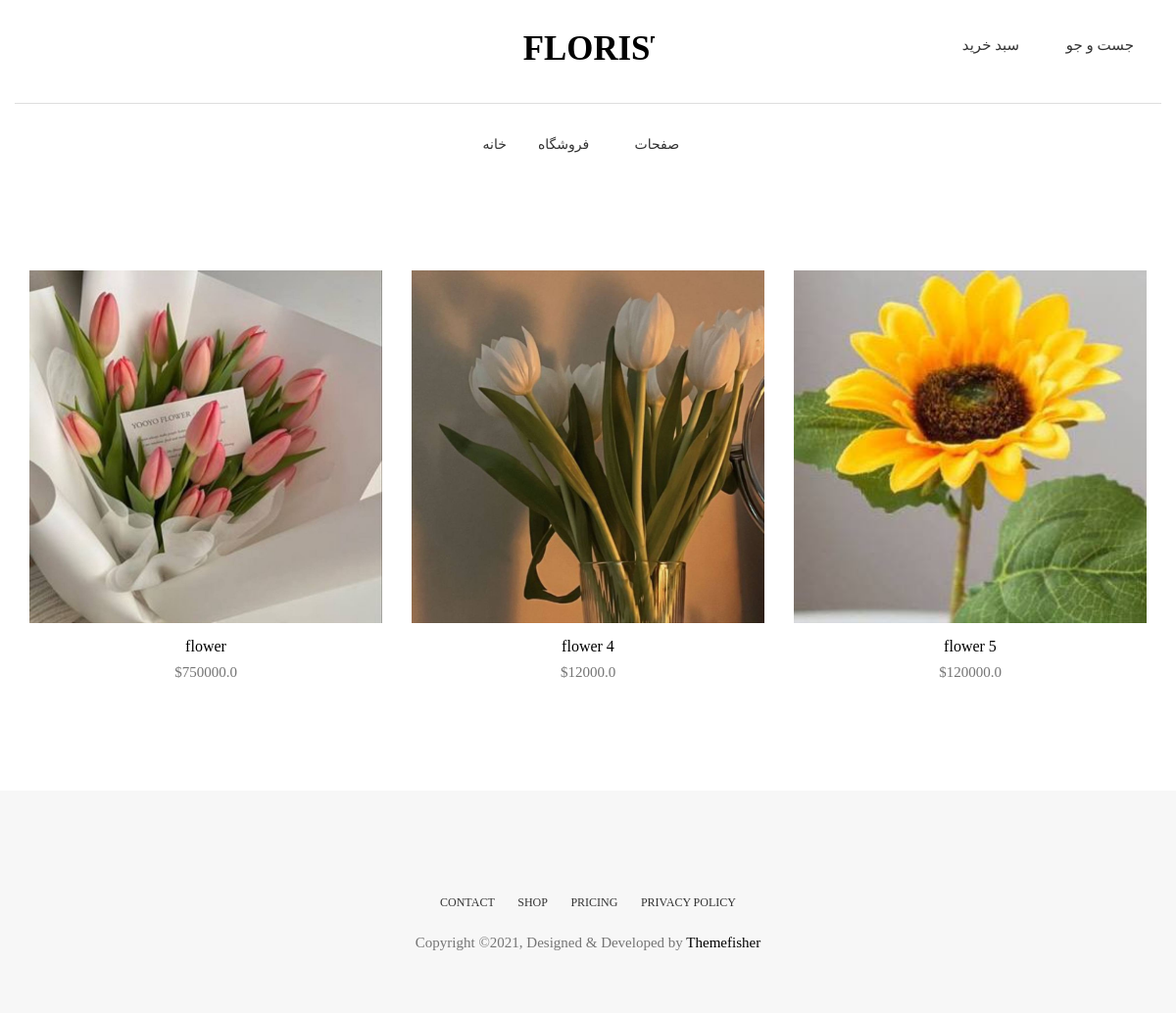
Screenshot of /category/greenflower/ with the database file from the repository.
### web/models.py (models this page shows, shortened)
class Product(models.Model):
    STATUS = (
    ('y', 'Yes'),
    ('n', 'No'),
    )
    name = models.CharField(max_length=200)
    category = models.ManyToManyField(Category, null=True, blank=True, related_name="product")
    price = models.FloatField()
    image = models.ImageField(upload_to='images/')
    info = models.TextField(default='')
    quantety = models.IntegerField()
    collaction = models.CharField(max_length=200, null=True, blank=True)
    slug = models.SlugField(max_length=80, unique=True)
    trend = models.CharField(max_length=1, choices=STATUS)
    class Meta:
        verbose_name_plural = "محصولات"
        verbose_name = "محصولات"

### web/views.py (the view)
# urls.py: path('category/<slug:slug>/', views.categoryList, name='category_list'),
def categoryList(request, slug):
    category = get_object_or_404(Category, slug=slug, status=True)
    allcategory = Category.objects.all()
    if request.user.is_authenticated:
        customer = request.user.customer
        order, created = Order.objects.get_or_create(customer=customer, complete=False)
        items = order.orderitem_set.all()
        cartItem = order.get_cart_items
    else:
        items = []
        order = {
            'get_cart_total':0,
        }
        cartItem = ''
    product = Product.objects.all()
    context = {
        'items' : items,
        'order' : order,
        'cartItems' : cartItem,
        'products' : product,
        'cartItems' : cartItem,
        'category' : category,
        'categories' : allcategory,
    }
    return render(request, 'category.html', context=context)

### templates/category.html (shortened to what this page needs)
{% load static %}
<!DOCTYPE html>
<html lang="en">
<head>
  <link rel="stylesheet" href="{% static 'plugins/themefisher-font/style.css' %}">
  <link rel="stylesheet" href="{% static 'plugins/bootstrap/css/bootstrap.min.css' %}">
  <link rel="stylesheet" href="{% static 'plugins/animate/animate.css' %}">
  <link rel="stylesheet" href="{% static 'plugins/slick/slick.css' %}">
  <link rel="stylesheet" href="{% static 'plugins/slick/slick-theme.css' %}">
  <link rel="stylesheet" href="{% static 'css/style.css' %}">
</head>
<body id="body">
<section class="top-header">
	<div class="container">
		<div class="row">
			<div class="col-md-4 col-xs-12 col-sm-4">
				<div class="contact-number">
					<i class="tf-ion-ios-telephone"></i>
				</div>
			</div>
			<div class="col-md-4 col-xs-12 col-sm-4">
				<div class="logo text-center">
					<a href="{% url 'web:index' %}">
						<svg width="135px" height="29px" viewBox="0 0 155 29" version="1.1" xmlns="http://www.w3.org/2000/svg"
							xmlns:xlink="http://www.w3.org/1999/xlink">
							<g id="Page-1" stroke="none" stroke-width="1" fill="none" fill-rule="evenodd" font-size="40"
								font-family="AustinBold, Austin" font-weight="bold">
								<g id="Group" transform="translate(-108.000000, -297.000000)" fill="#000000">
									<text id="AVIATO">
										<tspan x="108.94" y="325">FLORIST</tspan>
									</text>
								</g>
							</g>
						</svg>
					</a>
				</div>
			</div>
			<div class="col-md-4 col-xs-12 col-sm-4">
				<ul class="top-menu text-right list-inline">
					<li class="dropdown cart-nav dropdown-slide">
						<a href="#!" class="dropdown-toggle" data-toggle="dropdown" data-hover="dropdown"><i
								class="tf-ion-android-cart"></i>  سبد خرید </a>
					</li>
					<li class="dropdown search dropdown-slide">
						<a href="#!" class="dropdown-toggle" data-toggle="dropdown" data-hover="dropdown"><i
								class="tf-ion-ios-search-strong"></i> جست و جو </a>
					</li>
				</ul>
			</div>
		</div>
	</div>
</section>
<section class="menu">
	<nav class="navbar navigation">
		<div class="container">
			<div id="navbar" class="navbar-collapse collapse text-center">
				<ul class="nav navbar-nav">
					<li class="dropdown ">
						<a href="{% url 'web:index' %}">خانه</a>
					</li>
					<li class="dropdown dropdown-slide">
						<a href="{% url 'web:shop' %}" class="dropdown-toggle" data-toggle="dropdown" data-hover="dropdown" data-delay="350"
							role="button" aria-haspopup="true" aria-expanded="false">فروشگاه <span
								class="tf-ion-ios-arrow-down"></span></a>
					</li>
					<li class="dropdown full-width dropdown-slide">
						<a href="#!" class="dropdown-toggle" data-toggle="dropdown" data-hover="dropdown" data-delay="350"
							role="button" aria-haspopup="true" aria-expanded="false">صفحات <span
								class="tf-ion-ios-arrow-down"></span></a>
					</li>
				</ul>
			</div>
		</div>
	</nav>
</section>
<section class="products section">
	<div class="container">
		<div class="row">
			{% for product in category.product.all %}
			<div class="col-md-4">
				<div class="product-item">
					<div class="product-thumb">
						<img class="img-responsive" src="{{product.image.url}}" alt="product-img" />
					</div>
					<div class="product-content">
						<h4><a href="{% url 'web:detailproduct' product.slug %}">{{product.name}}</a></h4>
						<p class="price">${{product.price}}</p>
					</div>
				</div>
			</div>
			{% endfor %}
		</div>
	</div>
</section>
<footer class="footer section text-center">
	<div class="container">
		<div class="row">
			<div class="col-md-12">
				<ul class="social-media">
					<li>
						<a href="https://www.facebook.com/themefisher">
							<i class="tf-ion-social-facebook"></i>
						</a>
					</li>
					<li>
						<a href="https://www.instagram.com/themefisher">
							<i class="tf-ion-social-instagram"></i>
						</a>
					</li>
					<li>
						<a href="https://www.twitter.com/themefisher">
							<i class="tf-ion-social-twitter"></i>
						</a>
					</li>
					<li>
						<a href="https://www.pinterest.com/themefisher/">
							<i class="tf-ion-social-pinterest"></i>
						</a>
					</li>
				</ul>
				<ul class="footer-menu text-uppercase">
					<li>
						<a href="contact.html">CONTACT</a>
					</li>
					<li>
						<a href="shop.html">SHOP</a>
					</li>
					<li>
						<a href="pricing.html">Pricing</a>
					</li>
					<li>
						<a href="contact.html">PRIVACY POLICY</a>
					</li>
				</ul>
				<p class="copyright-text">Copyright &copy;2021, Designed &amp; Developed by <a href="https://themefisher.com/">Themefisher</a></p>
			</div>
		</div>
	</div>
</footer>
  </body>
  </html>

### static/css/style.css (style rules this page uses)
body { line-height: 1.5; font-family: vazir; -webkit-font-smoothing: antialiased; direction: ltr; }
p { font-family: vazir; color: #757575; font-size: 15px; }
h1, h2, h3, h4, h5, h6 { font-family: vazir; }
h1, h2, h3, h4, h5, h6 { font-weight: 400; }
ol, ul { margin: 0; padding: 0; list-style: none; }
a, a:focus, a:hover { text-decoration: none; outline: 0; color: #000; }
.section { padding: 80px 0; }
.dropdown-slide { position: static; }
.top-header .container { padding-top: 35px; padding-bottom: 35px; border-bottom: 1px solid #dedede; }
.top-header .contact-number { font-size: 12px; color: #333; }
.top-header .contact-number i { margin-right: 4px; font-size: 18px; vertical-align: middle; }
.top-header .top-menu>li>a { color: #333; font-size: 15px; padding: 0 8px; }
.top-header .top-menu>li>a i { font-size: 16px; margin-right: 2px; vertical-align: middle; }
.top-header .logo a { display: inline-block; }
.navigation { margin-bottom: 0; padding: 10px 0; }
.navigation .navbar-nav>li { position: static; }
.navigation .navbar-nav>li>a { color: #333; font-size: 14px; padding: 20px 15px; text-transform: uppercase; transition: .2s ease-in-out 0s; border: 1px solid transparent; }
.navigation .container { position: relative; }
.navigation .navbar-nav { float: none; display: inline-block; }
.product-item { margin-bottom: 30px; }
.product-item .product-thumb { position: relative; }
.product-item .product-thumb img { width: 360px; height: 360px; }
.product-item .product-thumb:before { transition: .3s all; opacity: 0; background: rgba(0, 0, 0, 0.6); content: ''; position: absolute; top: 0; right: 0; left: 0; bottom: 0; }
.product-item .product-content { text-align: center; }
.product-item .product-content h4 { font-size: 16px; font-weight: 400; margin-top: 15px; margin-bottom: 6px; }
.product-item .product-content h4 a { color: #000; }
.footer { background: #F7F7F7; padding: 50px 0; }
.footer .footer-menu { margin-top: 30px; }
.footer .footer-menu li { display: inline-block; margin: 0 10px; }
.footer .footer-menu li a { color: #333; font-size: 12px; }
.footer .copyright-text { margin-top: 20px; }
.copyright-text a { color: #000; }
.social-media li { display: inline-block; margin: 0 5px; }
.social-media li a { padding: 8px 10px; }
.social-media li a i { font-size: 20px; color: #555; }

### rows the page displays
Product: image (picture), name "flower", price "750000.0"
Product: image (picture), name "flower 4", price "12000.0"
Product: image (picture), name "flower 5", price "120000.0"
